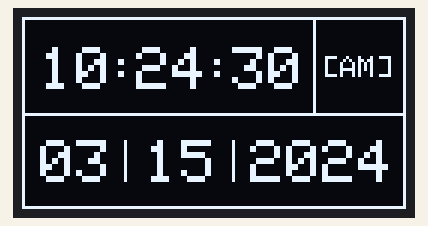
This sketch was run on a simulated Arduino Uno, built with avr-gcc and run on an emulated ATmega328P. On the bench: 128×64 one-colour display. The local clock reads 2024-03-15 10:24:30 at power-on unless the sketch sets it.

Above: at 0.1 s.
At 3.1 s:
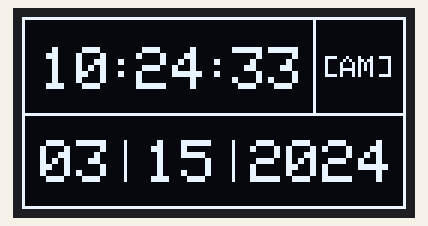
At 9.1 s:
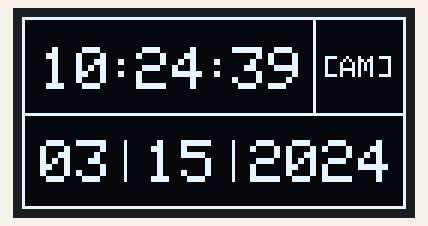
At 18.1 s:
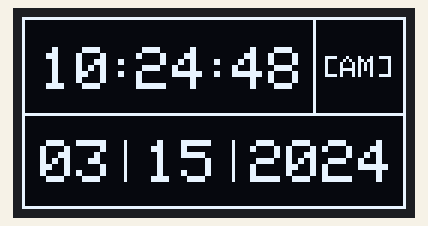
At 29.1 s:
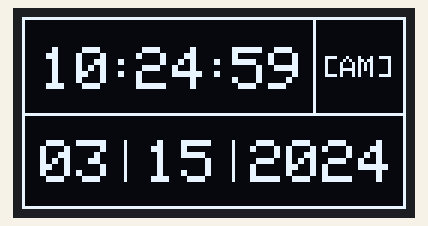
At 38.1 s:
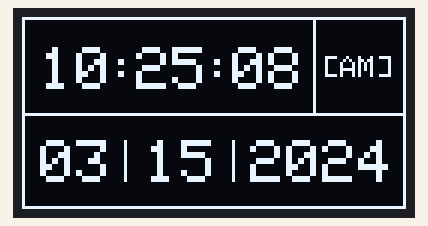

The sketch:

arduClock.ino
```cpp
//Arduino based digital clock PCB done using KiCad 9,RTC module and OLED display by BD
//Time is in PST(Pacific Standard Time)
//Digital clock also displays current Date
//Necessary Libraries
#include <Adafruit_GFX.h>
#include <Adafruit_SSD1306.h>
#include <RTClib.h>

#define SCREEN_WIDTH 128        //constant for screen width
#define SCREEN_HEIGHT 64        //constant for screen height
#define SCREEN_I2C_ADDRESS 0x3C //constant for screen address
#define OLED_RESET_PIN -1       //constant for reset button

Adafruit_SSD1306 screen(SCREEN_WIDTH, SCREEN_HEIGHT, &Wire, OLED_RESET_PIN); //creates object for display functionality while passing in necessary attributes
RTC_DS3231 realTimeClock; //creates object for rtc(real time clock) functionality

int year, //integer variables to hold necessary information for RTC module
      month,
      day,
      hour,
      minutes,
      seconds,
      convertedHour;

String AMorPM; //string variable which holds AM or PM

//Bitmaps generated using image2cpp to display icons on screen
const unsigned char concernedIcon[] PROGMEM = { //

  0x00, 0x00, 0x00, 0x00, 0x00, 0x00, 0x00, 0x00, 0x00, 0x00, 0x00, 0x00, 0x00, 0x00, 0x00, 0x00,
	0x00, 0x00, 0x00, 0x00, 0x00, 0x00, 0x00, 0x00, 0x00, 0x03, 0x00, 0x00, 0x00, 0x00, 0x00, 0x00,
	0x00, 0x03, 0x00, 0x00, 0x00, 0x00, 0x00, 0x40, 0x08, 0x03, 0x00, 0x00, 0x00, 0x00, 0x00, 0xc8,
	0x08, 0x01, 0x00, 0x00, 0x00, 0x00, 0x00, 0x98, 0x0c, 0x01, 0x00, 0x07, 0xff, 0x80, 0x01, 0x90,
	0x2c, 0x00, 0x00, 0x3f, 0xff, 0xfc, 0x01, 0x20, 0x64, 0x00, 0x01, 0xff, 0xff, 0xff, 0x81, 0x60,
	0x24, 0x00, 0x03, 0xfc, 0x0e, 0x3f, 0xc0, 0x40, 0x32, 0x00, 0x0f, 0xf0, 0x1c, 0x07, 0xf0, 0x00,
	0x12, 0x00, 0x1f, 0x30, 0x38, 0x00, 0xf8, 0x00, 0x12, 0x00, 0x3c, 0x38, 0x30, 0x00, 0x38, 0x00,
	0x09, 0x00, 0x38, 0x18, 0x00, 0x00, 0x1c, 0x00, 0x09, 0x00, 0x70, 0x00, 0x00, 0x00, 0x0e, 0x00,
	0x01, 0x00, 0xe0, 0xe0, 0x0e, 0x00, 0x07, 0x00, 0x04, 0x80, 0xe0, 0xe0, 0x0e, 0x00, 0x07, 0x80,
	0x00, 0x01, 0xc1, 0xe0, 0x0e, 0x00, 0x03, 0x80, 0x02, 0x03, 0x81, 0xc0, 0x0c, 0x00, 0x01, 0x80,
	0x60, 0x03, 0x81, 0x80, 0x0c, 0x00, 0x01, 0xc0, 0x60, 0x07, 0x00, 0x00, 0x00, 0x00, 0x00, 0xc0,
	0x20, 0x07, 0x00, 0x00, 0x00, 0x00, 0x00, 0xe0, 0x10, 0x0e, 0x00, 0x00, 0x00, 0x00, 0x00, 0xe0,
	0x10, 0x0e, 0x00, 0x0f, 0x80, 0x00, 0x00, 0x60, 0x08, 0x0e, 0x00, 0x1f, 0xe0, 0x00, 0x00, 0x60,
	0x08, 0x0e, 0x00, 0x3f, 0xf8, 0x00, 0x00, 0x70, 0x04, 0x0e, 0x00, 0x78, 0x7c, 0x00, 0x00, 0x70,
	0x00, 0x0e, 0x00, 0xf0, 0x3c, 0x00, 0x00, 0x70, 0x00, 0x0e, 0x00, 0xe0, 0x1c, 0x00, 0x00, 0x60,
	0x00, 0x0e, 0x00, 0x40, 0x0c, 0x00, 0x00, 0x60, 0x00, 0x06, 0x00, 0x00, 0x00, 0x00, 0x00, 0x60,
	0x00, 0x7e, 0x00, 0x00, 0x00, 0x00, 0x00, 0x60, 0x03, 0xff, 0x00, 0x00, 0x00, 0x00, 0x00, 0xe0,
	0x07, 0xff, 0x80, 0x00, 0x00, 0x00, 0x00, 0xc0, 0x0f, 0xbf, 0xc0, 0x00, 0x00, 0x00, 0x01, 0xc0,
	0x1e, 0x03, 0xc0, 0x00, 0x00, 0x00, 0x01, 0xc0, 0x1c, 0x01, 0xc0, 0x00, 0x00, 0x00, 0x03, 0x80,
	0x1c, 0x01, 0xc0, 0x00, 0x00, 0x00, 0x03, 0x80, 0x18, 0x01, 0xc0, 0x00, 0x00, 0x00, 0x07, 0x00,
	0x18, 0x01, 0xe0, 0x00, 0x00, 0x00, 0x0e, 0x00, 0x1c, 0x03, 0xf0, 0x00, 0x00, 0x00, 0x1c, 0x00,
	0x1c, 0x07, 0xf8, 0x00, 0x00, 0x00, 0x3c, 0x00, 0x0c, 0x3f, 0xf8, 0x00, 0x00, 0x00, 0x78, 0x00,
	0x0c, 0x3f, 0xf0, 0x00, 0x00, 0x00, 0xfc, 0x00, 0x0e, 0x1f, 0xc0, 0x00, 0x00, 0x00, 0xff, 0x00,
	0x06, 0x07, 0x80, 0x00, 0x00, 0x00, 0x67, 0x80, 0x06, 0x03, 0x80, 0x00, 0x00, 0x00, 0x03, 0xc0,
	0x03, 0x01, 0xc0, 0x00, 0x00, 0x00, 0x00, 0xe0, 0x03, 0x81, 0xc0, 0x00, 0x00, 0x00, 0x00, 0xe0,
	0x01, 0xc0, 0xc0, 0x00, 0x00, 0x00, 0x00, 0x70, 0x01, 0xc0, 0xc0, 0x00, 0x00, 0x00, 0x18, 0x38,
	0x00, 0xe0, 0xc0, 0x00, 0x00, 0x00, 0x18, 0x38, 0x00, 0xf1, 0x80, 0x00, 0x00, 0x00, 0x1c, 0x38,
	0x00, 0x3f, 0x80, 0x00, 0x00, 0x00, 0x1c, 0x38, 0x00, 0x1f, 0x00, 0x00, 0x00, 0x00, 0x0e, 0x38,
	0x00, 0x00, 0x00, 0x00, 0x00, 0x00, 0x06, 0x38, 0x00, 0x00, 0x00, 0x00, 0x00, 0x00, 0x07, 0xf8,
	0x00, 0x00, 0x00, 0x00, 0x00, 0x00, 0x03, 0xf0, 0x00, 0x00, 0x00, 0x00, 0x00, 0x00, 0x03, 0xe0,
	0x00, 0x00, 0x00, 0x00, 0x00, 0x00, 0x00, 0x00, 0x00, 0x00, 0x00, 0x00, 0x00, 0x00, 0x00, 0x00

};

const unsigned char noBatteryIcon[] PROGMEM = { //

  0x00, 0x00, 0x00, 0x00, 0x03, 0x00, 0x7f, 0xff, 0x80, 0x40, 0x1c, 0xc0, 0x40, 0x18, 0xc0, 0x40,
	0x30, 0xf0, 0x40, 0x60, 0xf0, 0x40, 0xc0, 0xf0, 0x41, 0x80, 0xf0, 0x43, 0x00, 0xc0, 0x46, 0x00,
	0xc0, 0x7f, 0xff, 0x80, 0x18, 0x00, 0x00, 0x10, 0x00, 0x00, 0x00, 0x00, 0x00, 0x00, 0x00, 0x00,
	0x00, 0x00, 0x00, 0x00, 0x00, 0x00, 0x00, 0x00, 0x00, 0x00, 0x00, 0x00

};


void setup() {

  screen.begin(SSD1306_SWITCHCAPVCC,SCREEN_I2C_ADDRESS); //intializes screen
  realTimeClock.begin(); //initializes the real time clock module

  //realTimeClock.adjust(DateTime(2025,7,20,13,47,0)); //sets time of module to July 18,2025 and 12:13:15 PM [setting time is based on 24 hours system] (upload once then comment out so RTC module keeps track of time)

  if (realTimeClock.lostPower()){ //checks if external battery was removed and or dead at any point: this means time wasn't kept and current time is wrong
                                  //RTC.lostPower() flags it if true and stays that way until time and date are reset
    screen.clearDisplay();

    screen.setTextSize(1);
    screen.setTextColor(WHITE);
    screen.setCursor(0, 10);
    screen.print("Battery was");
    screen.setCursor(10, 20);
    screen.print("removed!");
    screen.setCursor(0, 30);
    screen.print("Time & Date");
    screen.setCursor(2, 40);
    screen.print("need to be");
    screen.setCursor(17, 50);
    screen.print("reset!");

    //draws Icons on screen
    screen.drawBitmap(94,3,noBatteryIcon,20,20,WHITE);
    screen.drawBitmap(69,14,concernedIcon,62,62,WHITE);

    screen.display();
    delay(10000); //display the message for 10 seconds each time device is powered


  }

}

void loop() {

  getTime(); //Time function is called

  //Screen functions to display information

  screen.clearDisplay();                //clears display so it refereshes each time it loops
  screen.setTextSize(1);                //sets text size
  screen.setTextColor(WHITE);           //sets text color
  screen.setCursor(0,0);                //sets cursors postion on display to start inserting text

  //Border Lines
  screen.drawLine(0,0,128,0,WHITE);
  screen.drawLine(0,63,128,63,WHITE);
  screen.drawLine(0,0,0,64,WHITE);
  screen.drawLine(127,0,127,64,WHITE);

  //Time Section of Screen
  screen.setTextSize(2);

  screen.setCursor(6,10);
  screen.print(zeroAdder(convertedHour));   //prints information on screen while using zero adder function to add a zero in front if needed

  screen.setCursor(28,10);
  screen.print(":");

  screen.setCursor(38, 10);
  screen.print(zeroAdder(minutes));

  screen.setCursor(60, 10);
  screen.print(":");

  screen.setCursor(70, 10);
  screen.print(zeroAdder(seconds));

  //AM-PM section of screen
  screen.setCursor(100,13);
  screen.setTextSize(1);
  screen.print("[");
  screen.print(AMorPM);
  screen.print("]");

  screen.drawLine(0,32,128,32,WHITE); //middle border
  screen.drawLine(97,0,97,32,WHITE);

  //Date section of Screen
  screen.setCursor(6,41);
  screen.setTextSize(2);
  screen.print(zeroAdder(month));

  screen.drawLine(34,41,34,54,WHITE); //verticle line

  screen.setCursor(41,41);
  screen.print(zeroAdder(day));

  screen.drawLine(70,41,70,54, WHITE);  //verticle line

  screen.setCursor(76,41);
  screen.print(year);

  screen.display(); //displays all text on screen

}

//function that retrieves the current time and date
int getTime(){

  DateTime information = realTimeClock.now(); //retreives current time from rtc module and stores it into information object

  //retrieves and stores necessary imformation from information object using built in functions from RTC library
  year = information.year();
  month = information.month();
  day = information.day();
  hour = information.hour();
  minutes = information.minute();
  seconds = information.second();


  if(hour >= 12){ //if the current hour (based on 24 hour system is >=12) set the clock to PM
    AMorPM = "PM";

    if (hour > 12){ //converts the hour from the 24 hour system to a 12 the 12 hour system and stores it into variable
      convertedHour = (hour - 12);
    }

    else if(hour == 12){ //special case when the clock hits the 12'th hour meaning it's 12pm
      convertedHour = 12;
    }

  }

  else{ //if the current hour (based on 24 hour system) is < 12 set the clock to AM
    AMorPM = "AM";

    if (hour == 0){ //converts the 24 hour system of 0:00:00 to 12 hour system (12:00 AM)
      convertedHour = 12;
    }

    else{ //if given hour is in between 0 and 12 just leave it as is
      convertedHour = hour;
    }

  }

  return(year,month,day,convertedHour,minutes,seconds);

}

//function that adds a 0 infront of a number if less than 10 (purely for eligibilty and neatness)
int zeroAdder(int x){

  if (x < 10){ //if given number is < 10 it prints a zero on the same line as it
    screen.print("0");
  }
  return(x); //returns x with the 0 now in front

}
```

Measured:
- what the display in image 1 shows lasts 1.1 s, from 3.0 s to 4.1 s
